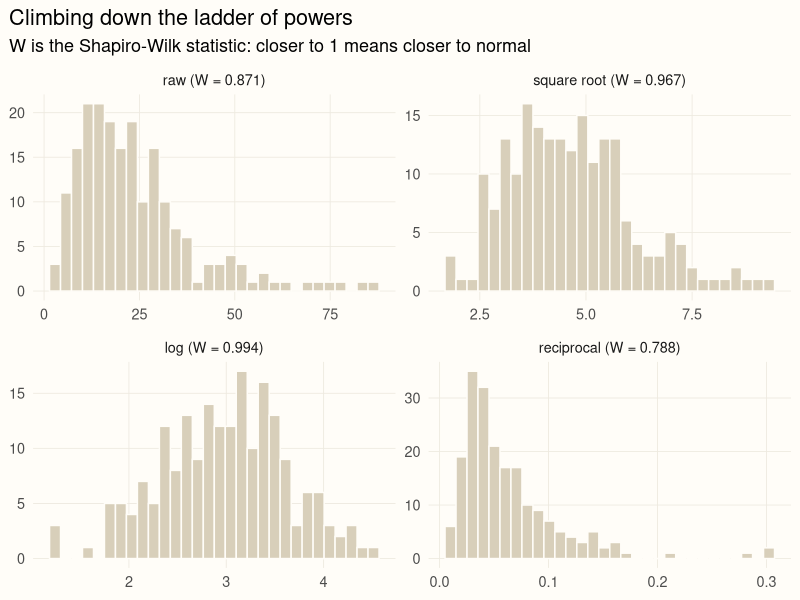

This chart was generated by the following R code: (Note: this script raises an error after producing the figure.)
## ---- chunk 1
library(ggplot2)

# A shared look for the figures in this series
accent <- "#8c2f39"; gold <- "#b08d4a"; ink <- "#5d6070"
theme_set(
  theme_minimal(base_size = 13) +
    theme(plot.background = element_rect(fill = "#FFFDF8", colour = NA),
          panel.grid.minor = element_blank(),
          panel.grid.major = element_line(colour = "#EEEAE0", linewidth = 0.3),
          plot.title.position = "plot")
)
## ---- chunk 2
set.seed(8)
cortisol <- rlnorm(200, meanlog = 3, sdlog = 0.6)   # nmol/L
c(mean = mean(cortisol), median = median(cortisol))
shapiro.test(cortisol)$p.value
## ---- chunk 3
#| fig-alt: "Four histograms of the cortisol data: raw, square root, log, and reciprocal. Raw is strongly right-skewed, the square root less so, the log is roughly symmetric, and the reciprocal is again right-skewed."
versions <- list(raw = cortisol, `square root` = sqrt(cortisol),
                 log = log(cortisol), reciprocal = 1 / cortisol)

W <- sapply(versions, function(v) unname(shapiro.test(v)$statistic))
long <- do.call(rbind, lapply(names(versions), function(nm)
  data.frame(version = sprintf("%s (W = %.3f)", nm, W[nm]), value = versions[[nm]])))
long$version <- factor(long$version, levels = unique(long$version))

ggplot(long, aes(value)) +
  geom_histogram(bins = 30, fill = "#d8cfba", colour = "#FFFDF8") +
  facet_wrap(~ version, scales = "free") +
  labs(x = NULL, y = NULL, title = "Climbing down the ladder of powers",
       subtitle = "W is the Shapiro-Wilk statistic: closer to 1 means closer to normal")
## ---- chunk 4
bc <- MASS::boxcox(lm(cortisol ~ 1), lambda = seq(-1, 1.5, 0.05), plotit = FALSE)
lambda <- bc$x[which.max(bc$y)]
lambda
## ---- chunk 5
#| fig-alt: "Two Q-Q plots. The raw cortisol values curve upwards away from the line at the right end; the logged values follow the line closely."
qq <- rbind(data.frame(version = "raw", x = cortisol),
            data.frame(version = "log", x = log(cortisol)))
qq$version <- factor(qq$version, levels = c("raw", "log"))

ggplot(qq, aes(sample = x)) +
  stat_qq(colour = accent, alpha = 0.7) +
  stat_qq_line(colour = ink) +
  facet_wrap(~ version, scales = "free_y") +
  labs(x = "Theoretical quantiles", y = "Sample quantiles")

shapiro.test(log(cortisol))$p.value
## ---- chunk 6
tt <- t.test(log(cortisol))
c(estimate = exp(unname(tt$estimate)),
  lower    = exp(tt$conf.int[1]),
  upper    = exp(tt$conf.int[2]))   # geometric mean, with its 95% CI
